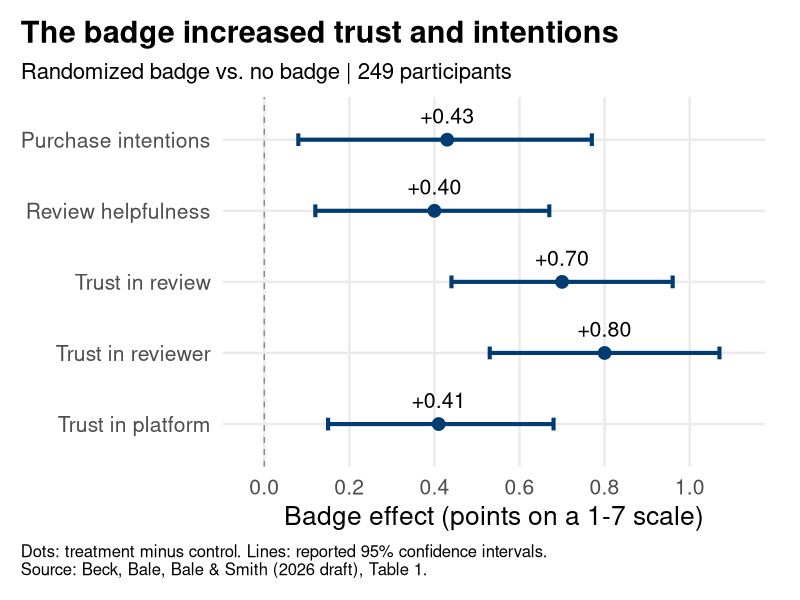
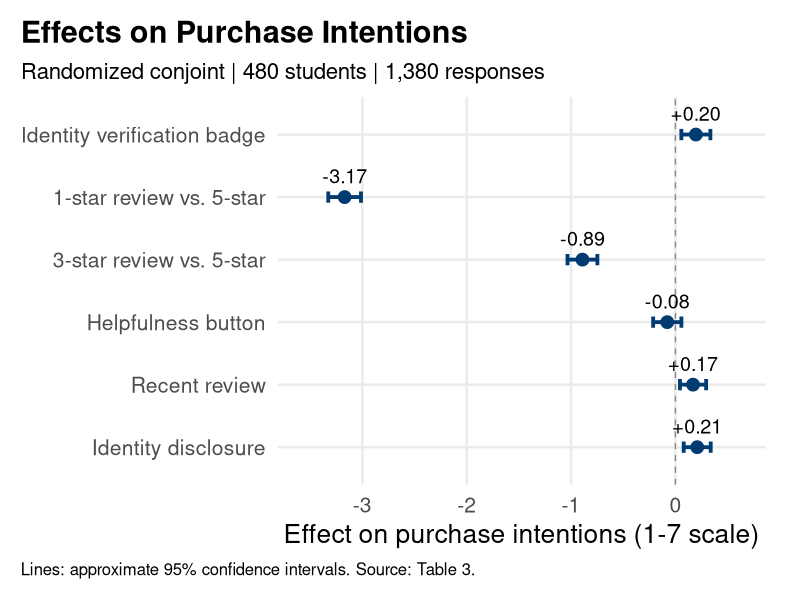
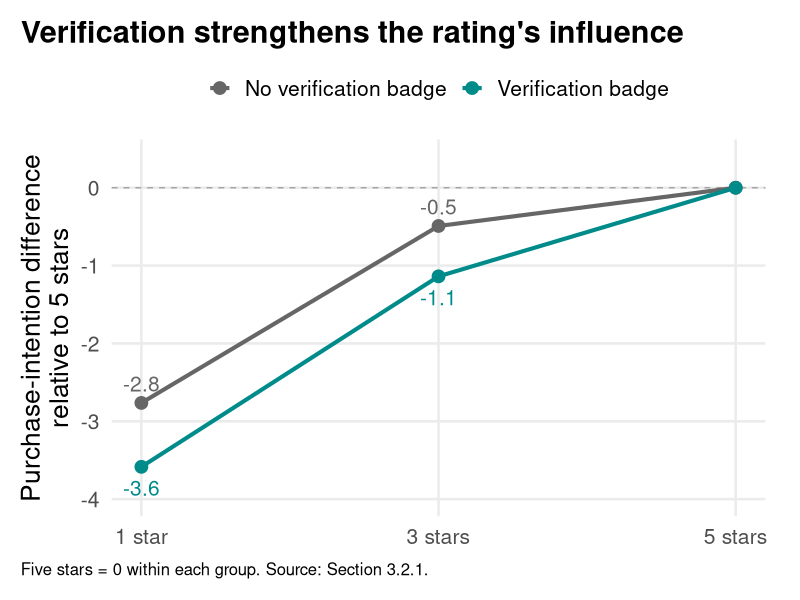
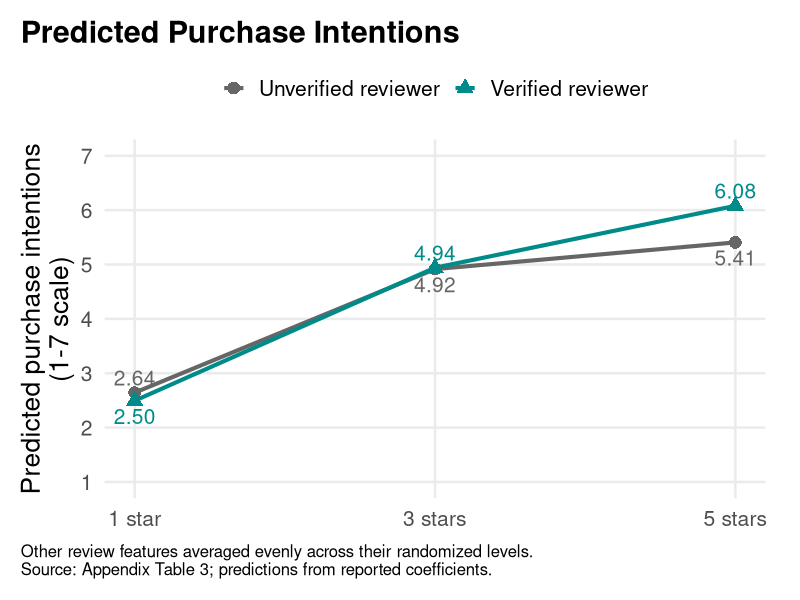
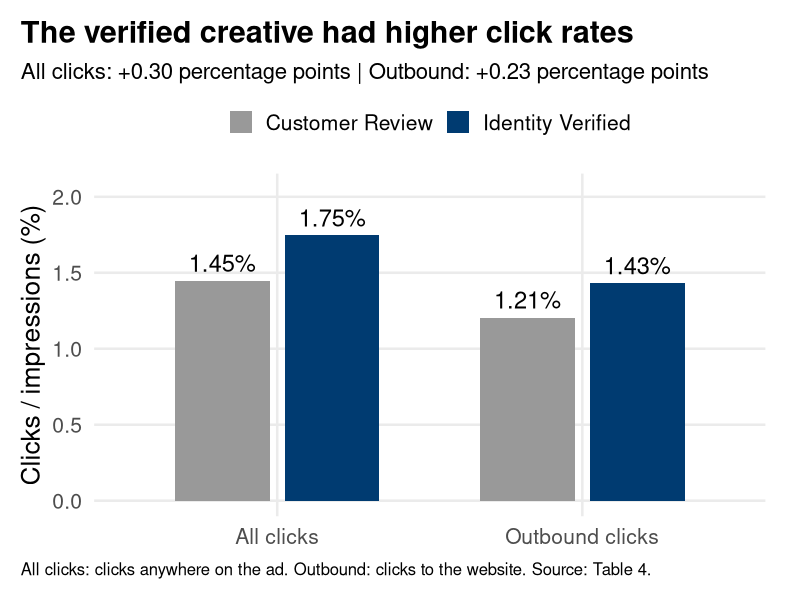

Reproduce these figures in R, in order.
# Run from the lecture repository. Produces figures only; does not knit slides.
# Values transcribed from Trust_Badge_Verification (4).pdf, dated 2026-10-19.
# These are published-in-the-draft summaries, not re-estimates from raw data.
.libPaths(c("C:/Users/Cam/AppData/Local/R/win-library/4.6", .libPaths()))
library(ggplot2)
navy <- "#003B71"
teal <- "#008B8B"
theme_set(theme_minimal(base_size = 19) + theme(
  panel.grid.minor = element_blank(),
  plot.title = element_text(face = "bold", size = 22),
  plot.subtitle = element_text(size = 16),
  plot.caption = element_text(size = 12, hjust = 0),
  plot.margin = margin(15, 25, 15, 15),
  plot.title.position = "plot", plot.caption.position = "plot",
  legend.position = "top", legend.title = element_blank()))
save_plot <- function(p, name, height = 5.4) {
  ggsave(file.path("Figures", paste0("research-", name, ".png")), p,
         width = 11, height = height, dpi = 180, bg = "white")
}

# Table 1, manuscript p. 8 (PDF p. 9). Reported 95% intervals.
s1 <- data.frame(outcome = c("Purchase intentions", "Review helpfulness",
  "Trust in review", "Trust in reviewer", "Trust in platform"),
  estimate = c(.43, .40, .70, .80, .41),
  lo = c(.08, .12, .44, .53, .15), hi = c(.77, .67, .96, 1.07, .68))
s1$outcome <- factor(s1$outcome, levels = rev(s1$outcome))
p <- ggplot(s1, aes(estimate, outcome)) +
  geom_vline(xintercept = 0, color = "grey55", linetype = 2) +
  geom_errorbar(aes(xmin = lo, xmax = hi), orientation = "y", width = .18,
                linewidth = 1.4, color = navy) +
  geom_point(size = 4, color = navy) +
  geom_text(aes(label = sprintf("+%.2f", estimate)), nudge_y = .34, size = 5.4) +
  scale_x_continuous(limits = c(-.04, 1.12), breaks = seq(0, 1, .2)) +
  labs(x = "Badge effect (points on a 1-7 scale)", y = NULL,
    title = "The badge increased trust and intentions",
    subtitle = "Randomized badge vs. no badge | 249 participants",
    caption = "Dots: treatment minus control. Lines: reported 95% confidence intervals.\nSource: Beck, Bale, Bale & Smith (2026 draft), Table 1.")
save_plot(p, "study1-effects")

# Table 3, manuscript p. 11 (PDF p. 12): purchase-intentions model.
s2 <- data.frame(attribute = c("Identity verification badge", "1-star review vs. 5-star",
  "3-star review vs. 5-star", "Helpfulness button", "Recent review", "Identity disclosure"),
  estimate = c(.196, -3.170, -.891, -.078, .169, .209),
  se = c(.071, .080, .073, .069, .064, .066))
s2$attribute <- factor(s2$attribute, levels = rev(s2$attribute))
p <- ggplot(s2, aes(estimate, attribute)) +
  geom_vline(xintercept = 0, color = "grey55", linetype = 2) +
  geom_errorbar(aes(xmin = estimate - 1.96 * se, xmax = estimate + 1.96 * se),
                orientation = "y", width = .18, linewidth = 1.3, color = navy) +
  geom_point(size = 4, color = navy) +
  geom_text(aes(label = sprintf("%+.2f", estimate)), nudge_y = .34, size = 5) +
  scale_x_continuous(limits = c(-3.6, .65)) +
  labs(x = "Effect on purchase intentions (1-7 scale)", y = NULL,
    title = "Effects on Purchase Intentions",
    subtitle = "Randomized conjoint | 480 students | 1,380 responses",
    caption = "Lines: approximate 95% confidence intervals. Source: Table 3.")
save_plot(p, "study2-main-effects")

# Section 3.2.1, manuscript pp. 11-12 (PDF pp. 12-13).
# These are within-badge contrasts against five stars, NOT predicted levels.
interaction <- data.frame(stars = rep(c(1, 3, 5), 2),
  badge = rep(c("No verification badge", "Verification badge"), each = 3),
  contrast = c(-2.764, -.491, 0, -3.585, -1.138, 0))
p <- ggplot(interaction, aes(stars, contrast, color = badge, group = badge)) +
  geom_hline(yintercept = 0, color = "grey65", linetype = 2) +
  geom_line(linewidth = 1.4) + geom_point(size = 4) +
  geom_text(data = subset(interaction, stars < 5 & badge == "No verification badge"),
    aes(label = sprintf("%.1f", contrast)), nudge_y = .25, size = 5.3, show.legend = FALSE) +
  geom_text(data = subset(interaction, stars < 5 & badge == "Verification badge"),
    aes(label = sprintf("%.1f", contrast)), nudge_y = -.27, size = 5.3, show.legend = FALSE) +
  scale_color_manual(values = c("No verification badge" = "#666666", "Verification badge" = teal)) +
  scale_x_continuous(breaks = c(1, 3, 5), labels = c("1 star", "3 stars", "5 stars")) +
  scale_y_continuous(limits = c(-4, .4), breaks = -4:0) +
  labs(x = NULL, y = "Purchase-intention difference\nrelative to 5 stars", title = "Verification strengthens the rating's influence",
    caption = "Five stars = 0 within each group. Source: Section 3.2.1.")
save_plot(p, "study2-interaction")

# Predicted levels: Trust_Badge_Verification (5).pdf, Appendix Table 3, p. 5.
# Use the purchase-intention interaction model (not the task/carryover model).
# Average equally over the 8 combinations of the three other randomized binary
# features. Predictions are population means (respondent random effect = 0).
# Rounded published coefficients support approximate levels. Prediction CIs need
# the joint coefficient covariance matrix, which the appendix does not provide.
prediction_profiles <- expand.grid(stars = c(1, 3, 5), verified = 0:1,
  helpful = 0:1, recent = 0:1, disclosed = 0:1)
prediction_profiles$predicted <- with(prediction_profiles,
  5.461 + .383 * verified - 2.764 * (stars == 1) - .491 * (stars == 3) -
  .154 * helpful - .044 * recent + .090 * disclosed -
  .821 * verified * (stars == 1) - .647 * verified * (stars == 3) +
  .095 * verified * helpful + .288 * verified * recent + .197 * verified * disclosed)
predicted_levels <- aggregate(predicted ~ stars + verified,
                              data = prediction_profiles, FUN = mean)
predicted_levels <- predicted_levels[order(predicted_levels$verified, predicted_levels$stars), ]
stopifnot(isTRUE(all.equal(predicted_levels$predicted,
                          c(2.643, 4.916, 5.407, 2.495, 4.942, 6.080), tolerance = 1e-10)))
predicted_levels$badge <- ifelse(predicted_levels$verified == 1,
                                "Verified reviewer", "Unverified reviewer")
predicted_levels$label_y <- predicted_levels$predicted + c(.28, -.28, -.28, -.28, .28, .28)
dir.create("analysis/results", showWarnings = FALSE, recursive = TRUE)
write.csv(predicted_levels[c("stars", "verified", "predicted")],
          "analysis/results/research-study2-predicted-levels.csv", row.names = FALSE)
p <- ggplot(predicted_levels, aes(stars, predicted, color = badge, group = badge)) +
  geom_line(linewidth = 1.4) + geom_point(aes(shape = badge), size = 4) +
  geom_text(aes(y = label_y, label = sprintf("%.2f", predicted)), size = 5.3,
            show.legend = FALSE) +
  scale_color_manual(values = c("Unverified reviewer" = "#666666", "Verified reviewer" = teal)) +
  scale_shape_manual(values = c("Unverified reviewer" = 16, "Verified reviewer" = 17)) +
  scale_x_continuous(breaks = c(1, 3, 5), labels = c("1 star", "3 stars", "5 stars")) +
  scale_y_continuous(limits = c(1, 7), breaks = 1:7) +
  labs(x = NULL, y = "Predicted purchase intentions\n(1-7 scale)",
    title = "Predicted Purchase Intentions",
    caption = "Other review features averaged evenly across their randomized levels.\nSource: Appendix Table 3; predictions from reported coefficients.")
save_plot(p, "study2-predicted-levels")

# Table 4, manuscript p. 15 (PDF p. 16). Rates computed from counts.
s3 <- data.frame(outcome = rep(c("All clicks", "Outbound clicks"), each = 2),
  creative = rep(c("Customer Review", "Identity Verified"), 2),
  clicks = c(305, 372, 254, 305), impressions = c(21077, 21306, 21077, 21306))
s3$rate <- 100 * s3$clicks / s3$impressions
s3$creative <- factor(s3$creative, levels = c("Customer Review", "Identity Verified"))
p <- ggplot(s3, aes(outcome, rate, fill = creative)) +
  geom_col(position = position_dodge(.72), width = .62) +
  geom_text(aes(label = sprintf("%.2f%%", rate)), position = position_dodge(.72),
    vjust = -.5, size = 6) +
  scale_fill_manual(values = c("#999999", navy)) +
  scale_y_continuous(limits = c(0, 2.05), breaks = seq(0, 2, .5)) +
  labs(x = NULL, y = "Clicks / impressions (%)", title = "The verified creative had higher click rates",
    subtitle = "All clicks: +0.30 percentage points | Outbound: +0.23 percentage points",
    caption = "All clicks: clicks anywhere on the ad. Outbound: clicks to the website. Source: Table 4.")
save_plot(p, "study3-results")
